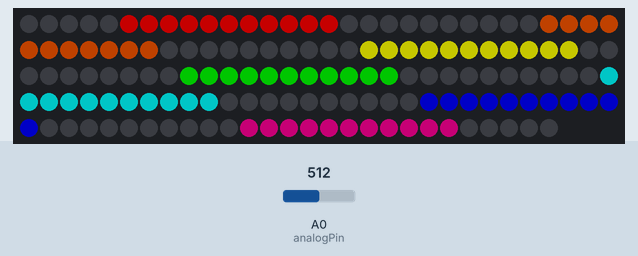
A sketch run on a simulated Arduino Uno, built with avr-gcc and run on an emulated ATmega328P. Parts: 147 RGB LEDs in strip order, left to right, continuing on the next row. Inputs (shaded band) come from the test bench; at power-on: A0 (analogPin) = 512. Dim RGB values are drawn brighter than linear.

Above: at 1.2 s.
1.3 s: A0 (analogPin) set to 123
At 1.8 s:
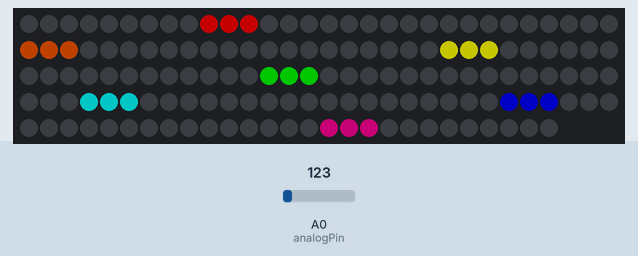
2.8 s: A0 (analogPin) set to 108
4.3 s: A0 (analogPin) set to 1023
At 5.5 s:
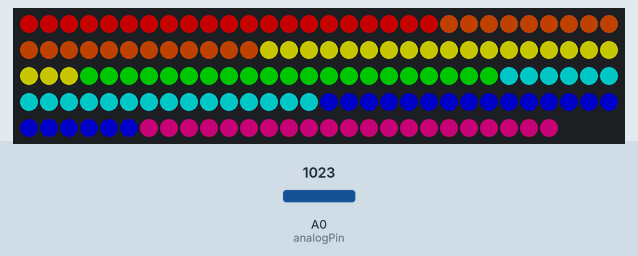
5.8 s: A0 (analogPin) set to 988
7.3 s: A0 (analogPin) set to 0
At 7.8 s:
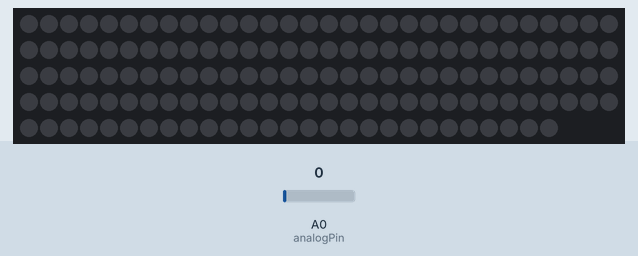
Timing chart, 0 to 9.8 s (numbered marks = the images above; inputs shaded):
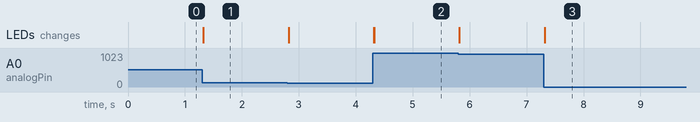

Measured:
- after the input at 1.3 s, the LEDs: change at once (image 1)
- after the input at 4.3 s, the LEDs: first change at once (image 2 shows a later state)
- after the input at 7.3 s, the LEDs: change at once (image 3)

The sketch:

_7Band_color_mix_overflow.ino
```cpp
//code from https://github.com/jdbugman/anduino-neopixel/blob/master/soundNeo/soundNeo.ino
#include <Adafruit_NeoPixel.h>
#define PIN 5
Adafruit_NeoPixel strip = Adafruit_NeoPixel(147, PIN, NEO_GRB + NEO_KHZ800); //first number controls the amount of pixels you have (add 4 so the drip falls off the edge)

int bright = 1;    //select 1 thru 10
int wait = 0;//20;    //speed of leds
int filterValue = 115; // MSGEQ7 always spits out a number around 60, so this filters those out
int global_brightness = 96; // Sets global brightness, i.e. 64 is 1/4 brightness.
int waveSize = 10; // size 4 uses 9 lights. One in the middle, 4 on each side.  (time 7 for 63 LEDs total)  //pixels used is (wave size * 2)+1)*7
int maxOverflow = 0;
int amplify = 0; //  1 - 30 amplifies the spread of the lights on each spectrum  //amplify needs to be 25 or so to get an overflow

//values for MSGEQ7 Chip
int analogPin = 0; // read from multiplexer using analog input 0
int strobePin = 4; // strobe is attached to digital pin 2
int resetPin = 5; // reset is attached to digital pin 3
int spectrumValue[7]; // to hold a2d values


void setup() {
  Serial.begin(9600); // print to serial monitor
  strip.begin();
  strip.show(); // Initialize all pixels to 'off'
  pinMode(analogPin, INPUT);
  pinMode(strobePin, OUTPUT);
  pinMode(resetPin, OUTPUT);
  analogReference(DEFAULT);
  digitalWrite(resetPin, LOW);
  digitalWrite(strobePin, HIGH);
}

void loop() {
   sevenWaves();
}


void sevenWaves(){

  int i;
  int k;
  int tmpVal;
  int r;
  int g;
  int b;
  int j;
  int x;
  int q;
  int middlePin;
  digitalWrite(resetPin, HIGH);
  digitalWrite(resetPin, LOW);
  int overflow[151];


 for (q = 0; q<=150; q++)
 {
    overflow[q]= 0;
 }

  //get readings from chip
  for (i = 0; i < 7; i++)
  {


  //for testing
  //if(i==3) {
  //
    digitalWrite(strobePin, LOW);
    delayMicroseconds(30); // to allow the output to settle
    spectrumValue[i] = analogRead(analogPin);

    if (i==0)
      middlePin = waveSize +1;
    else
      middlePin =  waveSize + 1 + (  (1 + waveSize * 2) * i);

    for (k = (middlePin - waveSize); k <= (middlePin + waveSize); k++)
    {
      int pinOutValue = 0;
      int reading;


       reading = round( spectrumValue[i]*(waveSize+maxOverflow) / ( 1000 - (25 * amplify)) );

      int placeInWave = abs(k - middlePin);

      if( reading >= placeInWave)
        pinOutValue = 1;

      if( spectrumValue[i] < filterValue)
        pinOutValue = 0;


      //build the overflow

      if( reading > waveSize)
      {
        int diff = round(abs(waveSize-reading));

        if(diff>maxOverflow)
          diff = maxOverflow;

        for ( j = (middlePin - (waveSize +diff)); j <( middlePin - waveSize); j++)
        {
          if(j>=0 && j<=150){
            overflow[j] = 1;
            //Serial.print("J in range: "); Serial.print(j); Serial.println();
          }
          else
          {
            //Serial.print("J not in range: "); Serial.print(j); Serial.println();
          }

        }

        for ( j = (middlePin + (waveSize + 1)); j <= ( middlePin + waveSize +diff); j++)
        {
          if(j>=0 && j<=150)
          {
            overflow[j] = 1;
          }
        }

      }


     if(pinOutValue==1)
       pinOutValue = 255;

      // RGB for bands 1-7
      if(i==0)
      {
        r = 255; g = 0; b = 0;
      }
      if(i==1)
      {
        r = 220; g = 75; b= 0;
      }
      if(i==2)
      {
        r = 255; g = 255; b = 0;
      }
      if(i==3)
      {
        r = 0; g = 255; b = 0;
      }
      if(i==4)
      {
        r = 0; g = 255; b = 255;
      }
      if(i==5)
      {
        r = 0; g = 0 ; b = 255;
      }
      if(i==6)
      {
        r = 255; g = 0; b = 153;
      }

      if (pinOutValue == 0)
      {
        r = 0; g = 0; b = 0;
      }
      strip.setPixelColor(k-1, r, g, b);

    }

  //for testing
  //}
  //

    digitalWrite(strobePin, HIGH);
  }

  //Serial.println();

  for (q = 0; q<=150; q++)
  {
     //Serial.print("OVerflow at: "); Serial.print(q);
     //Serial.print(" is: "); Serial.print( overflow[q] );
     //Serial.println();

    if ( overflow[q]==1)
    {
      strip.setPixelColor((q-1), 255, 0, 0);

      //Serial.print("OVerflow at: "); Serial.print(q);
      //Serial.println();
    }
     overflow[q] = 0;
  }


  strip.setBrightness(global_brightness);
  strip.show();

}
```
